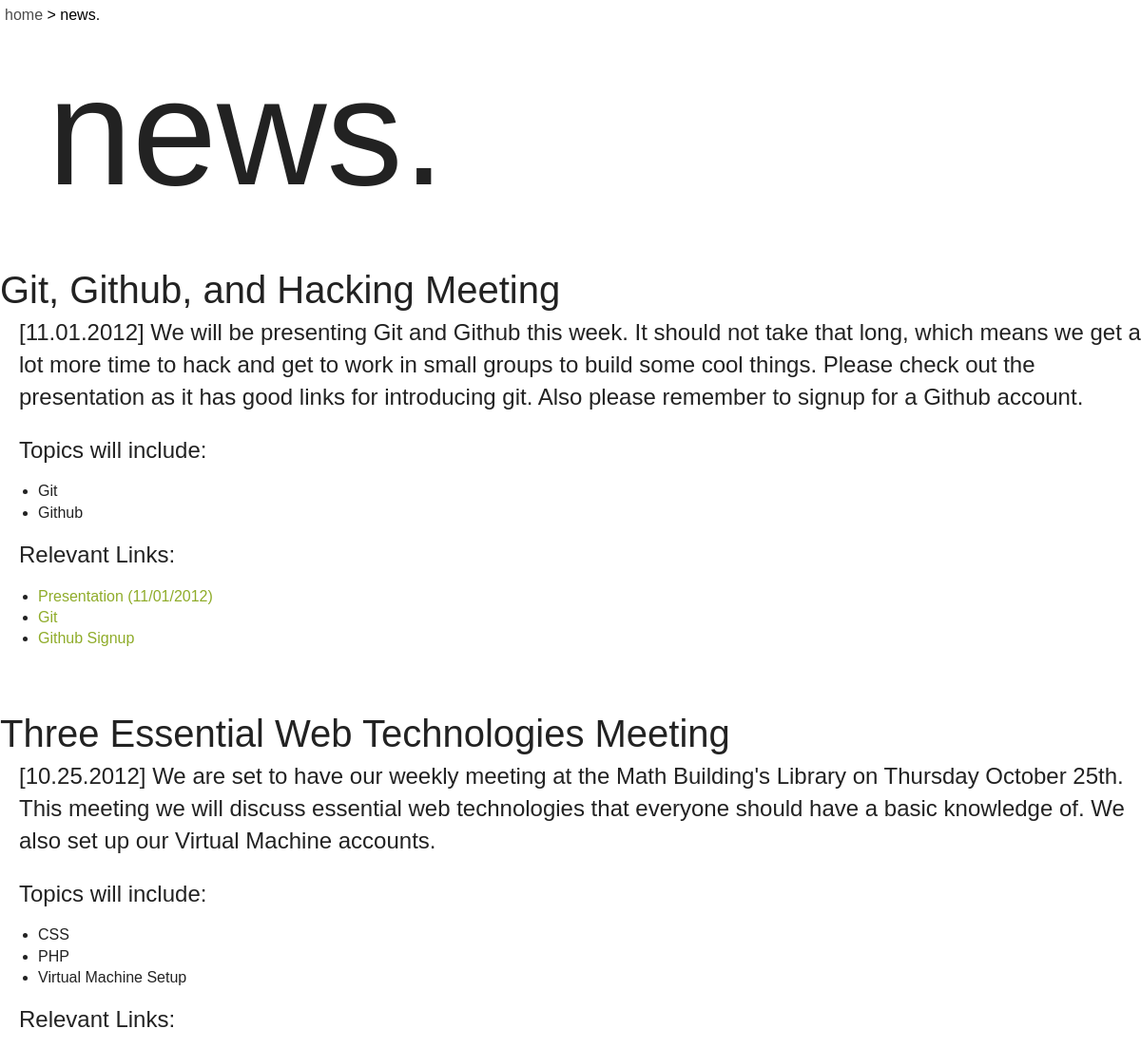
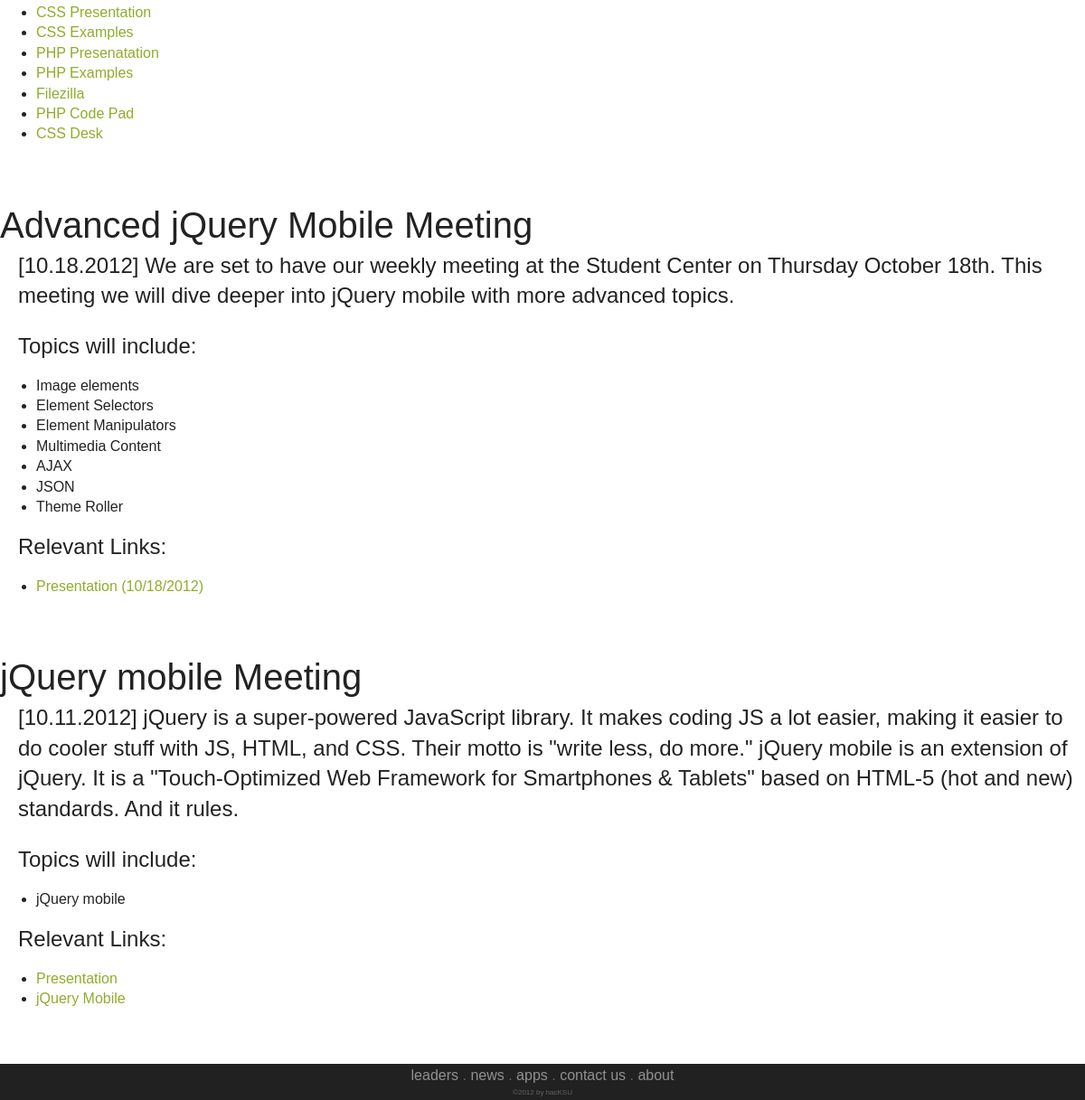
Page /news on the committed database (2 pictures, top to bottom).
### backend/models.py (models this page shows, shortened)
class News(models.Model):
    title = models.CharField(max_length=100)
    description = models.TextField(max_length=3000)
    date = models.DateField()
    links = models.ManyToManyField(NewsLink)
    topics = models.ManyToManyField(NewsTopic)
    class Meta:
        verbose_name = 'News'
        verbose_name_plural = 'News'

class NewsTopic(models.Model):
    title = models.CharField(max_length=200)
    class Meta:
        verbose_name = 'News - Topic'
        verbose_name_plural = 'News - Topics'

class NewsLink(models.Model):
    url = models.CharField(max_length=500)
    title = models.CharField(max_length=200)
    class Meta:
        verbose_name = 'News - Links'
        verbose_name_plural = 'News - Links'

### backend/views.py (the view)
# urls.py: url(r'^news$', 'news'),
def news(request, news_id=None):
    if not news_id:
        news = News.objects.all().order_by('-date')
        return render_to_response('news.html', {'news_list': news},
                                  RequestContext(request))
    else:
        news = News.objects.get(id=news_id)
        return render_to_response('news_single.html', {'news': news},
                                  RequestContext(request))

### hacksu/templates/news.html (shortened to what this page needs)
{% extends "base_content.html" %}
{% block breadcrumb %} <a href="/news" class="current">news.</a>{% endblock %}
{% block content %}
        <header>
        	<h1 style="text-align:left;margin-left:50px;font-size:10em;">news.</h1>
        </header>
        <div id="content_clean">
                {% for news in news_list %}
                        <h2 id="post{{news.id}}">{{news.title}}</h2>
                        <p>[{{news.date|date:"m.d.Y"}}] {{news.description}}</p><br>
                        {% if news.topics %}
                                <p>Topics will include:</p>
                                <ul>
                                {% for topic in news.topics.all %}
        			     <li>{{topic.title}}</li>
                                {% endfor %}
                                </ul>
                        {% endif %}
                        {% if news.links %}
                                <p>Relevant Links:</p>
                                <ul>
                                {% for link in news.links.all %}
        				<li><a class="normal" href="{{link.url}}">{{link.title}}</a></li>
        			{% endfor %}
        			</ul>
        			<br><br>
                        {% endif %}
                {% endfor %}
        </div>
{% endblock %}

### static/css/main.css (style rules this page uses)
html, button, input, select, textarea { color: #222; }
body { font-size: 1em; line-height: 1.4; height: 100%; min-height: 100%; }
h1, p, h2, a, span, li, div, h3 { font-family: Nexa_Light, Arial; font-weight: 100; font-style: normal; margin: 0; padding: 0; }
h1 { font-size: 3.5em; }
h2 { font-size: 2.5em; font-family: Nexa_Bold, Arial; }
#breadcrumb a { text-decoration: none; color: black; }
header { text-align: center; height: 250px; position: relative; display: block; }
a.normal { text-decoration: none; color: #8fac2a; }
#content_clean { margin: 0 70px 50px 70px; min-height: 100%; }
#content_clean p { font-size: 1.5em; margin-left: 20px; }

### static/css/leaders.css (style rules this page uses)
#content_clean { margin: 0; padding: 0; }

### rows in the picture
News: title "Git, Github, and Hacking Meeting", date "11.01.2012", description "We will be presenting Git and Github this week. It should not take that long, which means we get a lot more time to hack and get to work in small groups to build some cool things. Please check out the presentation as it has good links for introducing git. Also please remember to signup for a Github account."
NewsTopic: title "Git"
NewsTopic: title "Github"
NewsLink: title "Presentation (11/01/2012)"
NewsLink: title "Git"
NewsLink: title "Github Signup"
News: title "Three Essential Web Technologies Meeting", date "10.25.2012", description "We are set to have our weekly meeting at the Math Building's Library on Thursday October 25th. This meeting we will discuss essential web technologies that everyone should have a basic knowledge of. We also set up our Virtual Machine accounts."
NewsTopic: title "CSS"
NewsTopic: title "PHP"
NewsTopic: title "Virtual Machine Setup"
NewsLink: title "CSS Presentation"
NewsLink: title "CSS Examples"
NewsLink: title "PHP Presenatation"
NewsLink: title "PHP Examples"
NewsLink: title "Filezilla"
NewsLink: title "PHP Code Pad"
NewsLink: title "CSS Desk"
News: title "Advanced jQuery Mobile Meeting", date "10.18.2012", description "We are set to have our weekly meeting at the Student Center on Thursday October 18th. This meeting we will dive deeper into jQuery mobile with more advanced topics."
NewsTopic: title "Image elements"
NewsTopic: title "Element Selectors"
NewsTopic: title "Element Manipulators"
NewsTopic: title "Multimedia Content"
NewsTopic: title "AJAX"
NewsTopic: title "JSON"
NewsTopic: title "Theme Roller"
NewsLink: title "Presentation (10/18/2012)"
News: title "jQuery mobile Meeting", date "10.11.2012", description "jQuery is a super-powered JavaScript library. It makes coding JS a lot easier, making it easier to do cooler stuff with JS, HTML, and CSS. Their motto is \"write less, do more.\" jQuery mobile is an extension of jQuery. It is a \"Touch-Optimized Web Framework for Smartphones & Tablets\" based on HTML-5 (hot and new) standards. And it rules."
NewsTopic: title "jQuery mobile"
NewsLink: title "Presentation"
NewsLink: title "jQuery Mobile"
